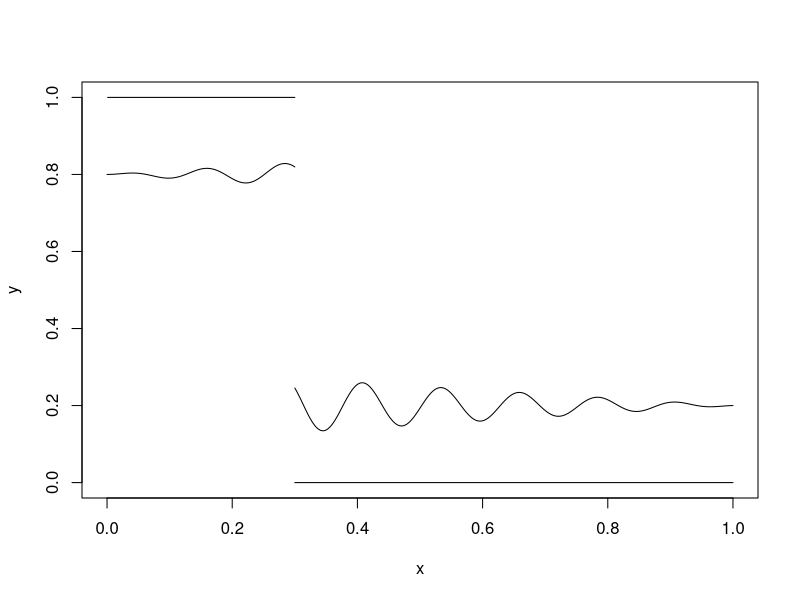
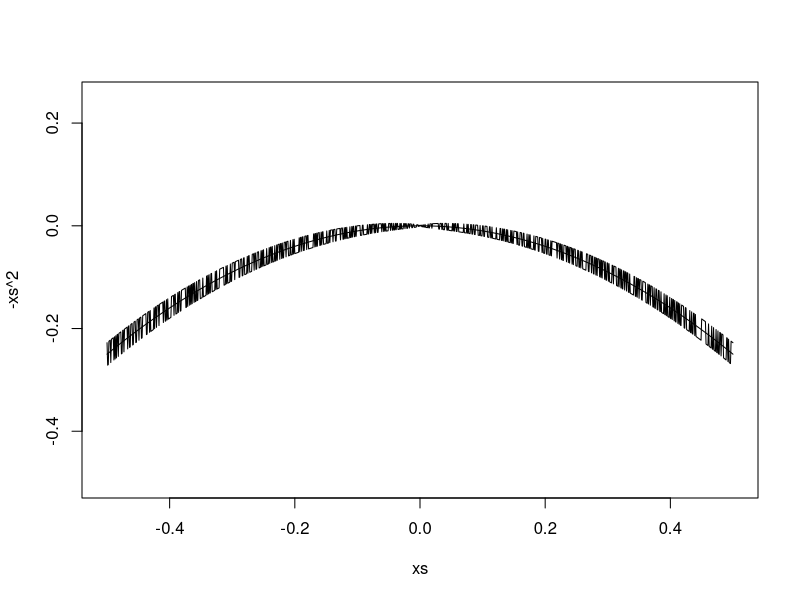
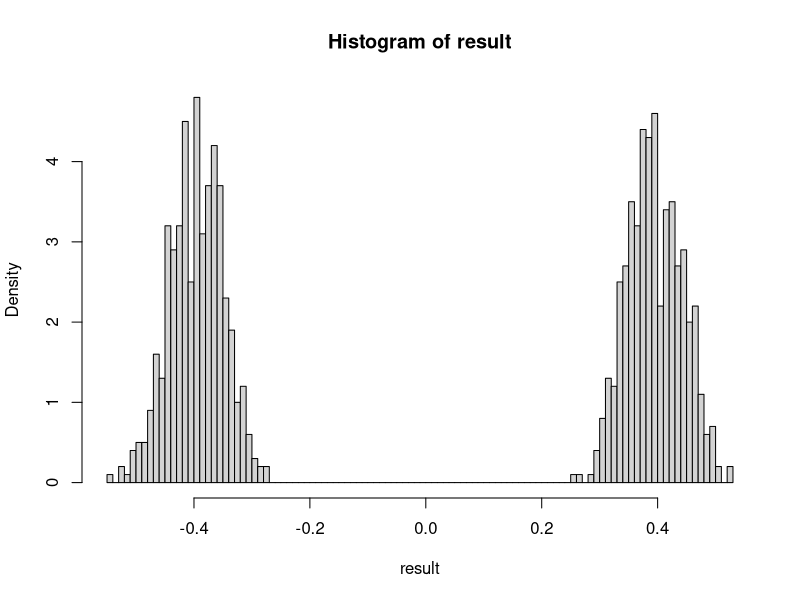
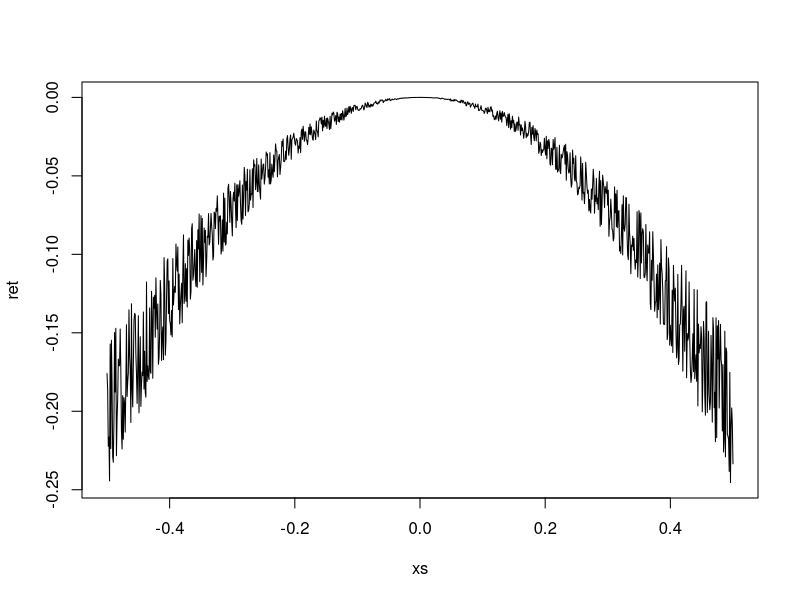

These figures' R source, in order:
a = 0.3
xs1 <- seq(0,a,by=0.001)
xs0 <- seq(a,1,by=0.001)
plot(c(xs1,xs0),c(xs1,xs0),type="n",xlab="x",ylab="y")
lines(xs1,xs1/xs1)
lines(xs0,xs0*0)
lines(xs1,1/10*(xs1)*sin(50*xs1)+0.8)
lines(xs0,1/10*(1-xs0)*sin(50*xs0)+0.2)

rademacher <- function(N) sample(c(-1,1),N,replace=TRUE)

n <- 1000
xs <- seq(-0.5,0.5,by=0.001)
plot(xs,-xs^2,type="l",ylim=c(-0.5,0.25))
lines(xs,rademacher(length(xs))/sqrt(n)*(sqrt(abs(xs)))-xs^2)

funit <- function(N,n,beta=1/2){
  xs <- seq(-0.5,0.5,length.out=N)
  ret <- -xs^2 + runif(N,-1,1)/sqrt(n)*abs(xs)^((4*beta-1)/(2*beta))
  n^beta*xs[which.max(ret)]
}

result <- replicate(1000,funit(10000,10000,1/3))
hist(result,freq=FALSE,breaks=100)


beta <- 2
N <- 1000
n <- 10
xs <- seq(-0.5,0.5,length.out=N)
ret <- -xs^2 + runif(N)/sqrt(n)*abs(xs)^((4*beta-1)/(2*beta))
plot(xs,ret,type="l")